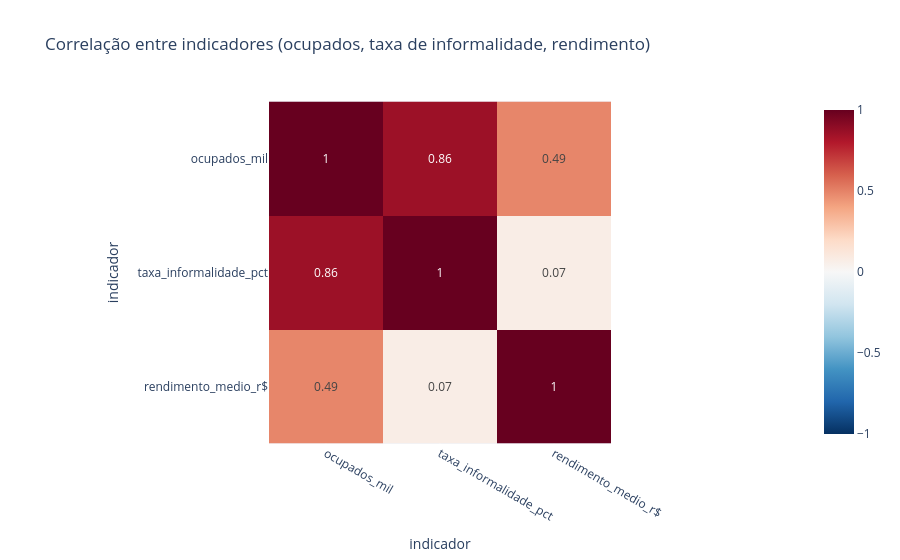

Notebook code cell kept with this figure:
### Code cell
fig = px.imshow(
    corr,
    text_auto=True,
    color_continuous_scale="RdBu_r",
    zmin=-1,
    zmax=1,
    title="Correlação entre indicadores (ocupados, taxa de informalidade, rendimento)",
)
fig.show()

### Figure 1 — Plotly figure (JSON) as saved in the notebook; plotly's stock layout.template omitted (floating-point values rounded to 4 significant figures)
{"data": [{"coloraxis": "coloraxis", "hovertemplate": "indicador: %{x}<br>indicador: %{y}<br>color: %{z}<extra></extra>", "name": "0", "texttemplate": "%{z}", "type": "heatmap", "x": ["ocupados_mil", "taxa_informalidade_pct", "rendimento_medio_r$"], "xaxis": "x", "y": ["ocupados_mil", "taxa_informalidade_pct", "rendimento_medio_r$"], "yaxis": "y", "z": [[1.0, 0.86, 0.49], [0.86, 1.0, 0.07], [0.49, 0.07, 1.0]]}], "layout": {"coloraxis": {"autocolorscale": false, "cmax": 1, "cmin": -1, "colorscale": [[0, "rgb(5,48,97)"], [0.1, "rgb(33,102,172)"], [0.2, "rgb(67,147,195)"], [0.3, "rgb(146,197,222)"], [0.4, "rgb(209,229,240)"], [0.5, "rgb(247,247,247)"], [0.6, "rgb(253,219,199)"], [0.7, "rgb(244,165,130)"], [0.8, "rgb(214,96,77)"], [0.9, "rgb(178,24,43)"], [1, "rgb(103,0,31)"]]}, "title": {"text": "Correlação entre indicadores (ocupados, taxa de informalidade, rendimento)"}, "xaxis": {"anchor": "y", "constrain": "domain", "domain": [0, 1], "scaleanchor": "y", "title": {"text": "indicador"}}, "yaxis": {"anchor": "x", "autorange": "reversed", "constrain": "domain", "domain": [0, 1], "title": {"text": "indicador"}}}}
